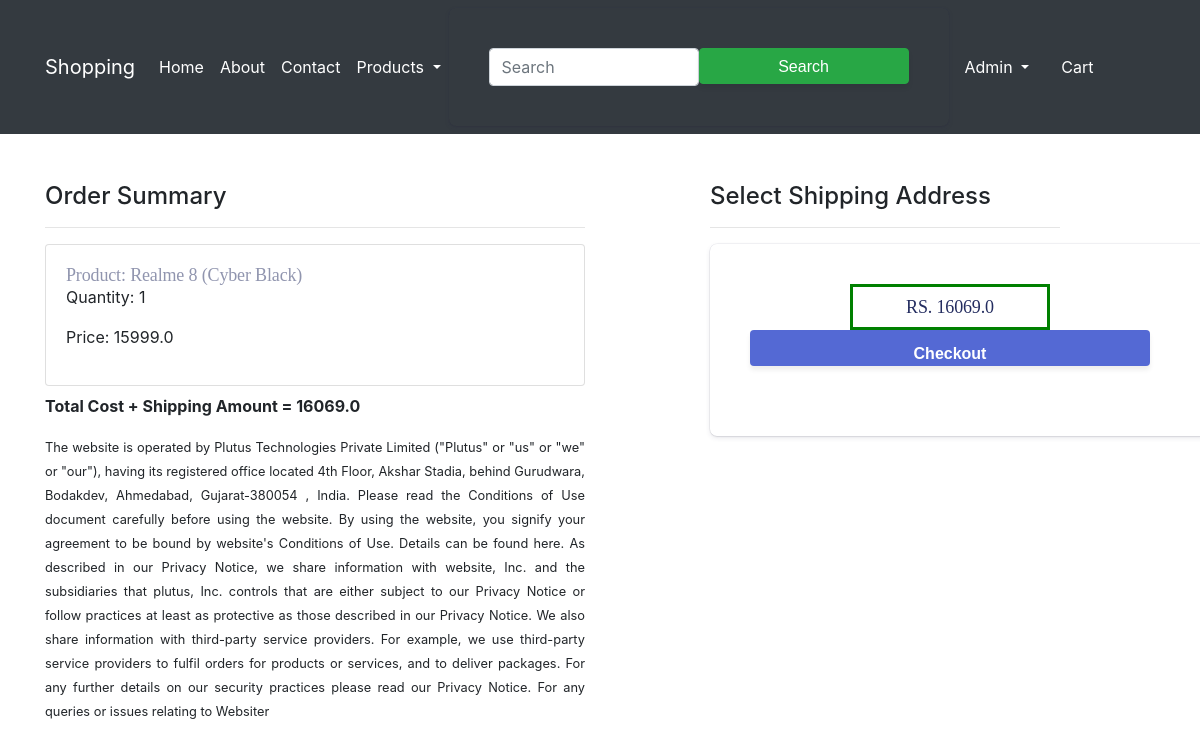
Screenshot of /checkout/ (signed in) with the database file from the repository.
### app/models.py (models this page shows, shortened)
class Cart(models.Model):
    user = models.ForeignKey(User, on_delete=models.CASCADE)
    product = models.ForeignKey(Product, on_delete=models.CASCADE)
    quantity = models.PositiveIntegerField(default=1)
    @property
    def total_cost(self):
        return self.quantity * self.product.discounted_price

class Product(models.Model):
    user = models.ForeignKey(User, on_delete=models.CASCADE)
    title = models.CharField(max_length=50)
    stripe_product_id = models.CharField(max_length=100)
    selling_price = models.FloatField()
    stripe_price_id = models.CharField(max_length=100)
    discounted_price = models.FloatField()
    description = models.TextField()
    brand = models.CharField(max_length=50)
    category = models.CharField(choices=CATEGORY_CHOICES, max_length=20)
    product_img = models.ImageField(upload_to='productimg')
    file = models.FileField(upload_to='product_files/', blank=True, null=True)
    url = models.URLField(blank=True, null=True)

### app/views.py (the view)
# urls.py: path('checkout/', views.checkout, name='checkout'),
@login_required
def checkout(request):
    user = request.user
    add = Customer.objects.filter(user=user)
    cart_items = Cart.objects.filter(user=user)
    amount = 0.0
    shipping_amount = 70.0
    totalamount = 0.0
    cart_product = [p for p in Cart.objects.all() if p.user == request.user]
    if cart_product:
        for p in cart_product:
            tempamount = (p.quantity * p.product.discounted_price)
            amount += tempamount
        totalamount = amount + shipping_amount
    return render(request, 'app/checkout.html', {'add': add, 'totalamount': totalamount, 'cart_items': cart_items})

### app/templates/app/checkout.html (shortened to what this page needs)
{% extends 'app/basic.html' %}
{% block body %}
<div class="container" xmlns="http://www.w3.org/1999/html">
 <div class="row mt-5">
  <div class="col-sm-6">
    <h4>Order Summary</h4>
    <hr>
     {% for item in cart_items%}
        <div class="card mb-2">
          <div class="card-body">
              <h5>Product: {{item.product.title}}</h5>
              <p>Quantity: {{item.quantity}}</p>
              <p class="fw-bold">Price: {{item.total_cost}}</p>
          </div>
        </div>
     {% endfor %}
      <b><p class="fw-bold">Total Cost + Shipping Amount = {{totalamount}}</p></b>
<small>
    The website  is operated by Plutus Technologies Private Limited ("Plutus" or "us" or "we" or "our"), having its registered office located 4th Floor, Akshar Stadia, behind Gurudwara, Bodakdev, Ahmedabad, Gujarat-380054 , India. Please read the Conditions of Use document carefully before using the website. By using the  website, you signify your agreement to be bound by website's Conditions of Use. Details can be found here. As described in our Privacy Notice, we share information with website, Inc. and the subsidiaries that plutus, Inc. controls that are either subject to our Privacy Notice or follow practices at least as protective as those described in our Privacy Notice. We also share information with third-party service providers. For example, we use third-party service providers to fulfil orders for products or services, and to deliver packages. For any further details on our security practices please read our Privacy Notice. For any queries or issues relating to Websiter</small>
  </div>
  <div class="col-sm-4 offset-sm-1">
    <h4>Select Shipping Address</h4>
    <hr>
    <form action="/paymentdone" id="myform">
        <div class="text-end">
          <section>
          <div class="product">
              <div class="description" border-color="#ffffff">
                    <h3> RS. {{totalamount}}</h3>
              </div>
          </div>
          <form action="/create-checkout-session" method="POST">
              <button type="submit" id="checkout-button">Checkout</button>
          </form>
            </section>
        </div>
      </form>
    </div>
  </div>
</div>
{% endblock %}

### app/templates/app/basic.html (shortened to what this page needs)
<!doctype html>
<html lang="en">
  <head>
    <link rel="stylesheet" href="https://stackpath.bootstrapcdn.com/bootstrap/4.2.1/css/bootstrap.min.css">
  </head>
  <body>
  <nav class="navbar navbar-expand-lg navbar-dark bg-dark">
     <div class="container">
       <a class="navbar-brand" href="/">Shopping</a>
       <div class="collapse navbar-collapse" id="navbarSupportedContent">
         <ul class="navbar-nav me-auto mb-2 mb-lg-0">
           <li class="nav-item">
             <a class="nav-link active" aria-current="page" href="/">Home</a>
           </li>
           <li class="nav-item">
             <a class="nav-link active" aria-current="page" href="/about">About</a>
           </li>
           <li class="nav-item">
             <a class="nav-link active" aria-current="page" href="/contact">Contact</a>
           </li>
           <li class="nav-item dropdown">
             <a class="nav-link dropdown-toggle text-white" href="#" id="electronicsDropdown" role="button" data-bs-toggle="dropdown" aria-expanded="false">
               Products
             </a>
           </li>
         </ul>
         <form method="get" action="/search" class="d-flex">
           <input name="search" id="search" class="form-control me-2" type="search" placeholder="Search" aria-label="Search">
           <button class="btn btn-success" type="submit">Search</button>
         </form>
         <div>
          <ul class="navbar-nav me-auto mb-2 mb-lg-0">
                           {% if request.user.is_authenticated %}
           <li class="nav-item dropdown mx-2">
              <a class="nav-link dropdown-toggle text-white" href="#" id="profileDropdown" role="button" data-bs-toggle="dropdown" aria-expanded="false">
                  <span class="text-capitalize">{{request.user}}</span>
              </a>
            </li>
            <li class="nav-item mx-2">
             <a href="{% url 'showcart' %}" class="nav-link text-white"> Cart </a>
            </li>
              {% endif %}
          </ul>
         </div>
       </div>
     </div>
    </nav>
  {% block body %}{% endblock %}
  </body>
</html>

### rows the page displays
Cart: product "Realme 8 (Cyber Black)", quantity "1", total_cost "15999.0"

### other values shown
{{ request.user }} "Admin"
{{ totalamount }} "16069.0"
